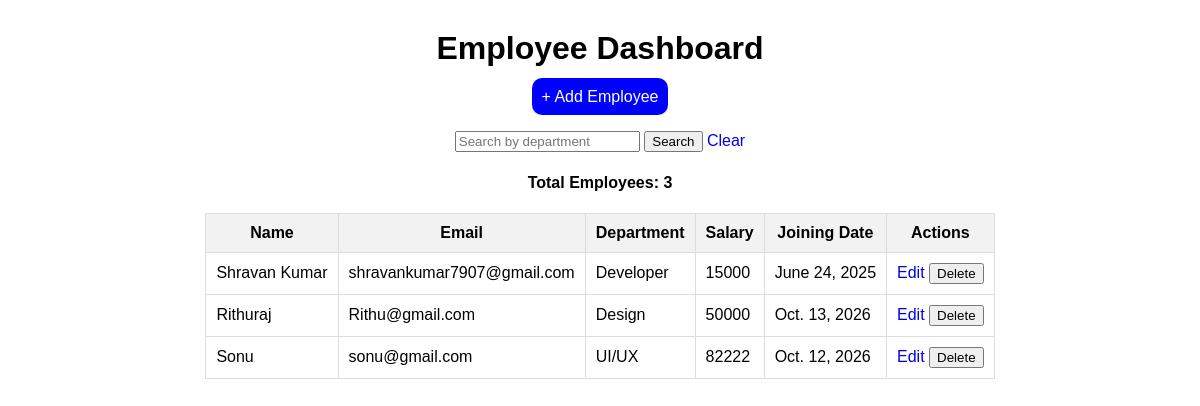
The page / on the database its author committed.
### app/models.py (models this page shows)
class Employee(models.Model):
    name = models.CharField(max_length=100)
    email = models.CharField(unique=True)
    department = models.CharField(max_length=50)
    salary = models.IntegerField()
    joining_date = models.DateField()

### app/views.py (the view)
# urls.py: 2. Add a URL to urlpatterns:  path('', views.home, name='home')
def home(request):
    search = request.GET.get('department', '')
    employees = Employee.objects.all()
    if search:
        employees = employees.filter(department__icontains=search)
    return render(request, 'home.html', {
        'employees': employees,
        'total': employees.count(),
        'search': search
    })

### app/templates/home.html (shortened to what this page needs)
<!DOCTYPE html>
<html lang="en">
<head>
</head>
<body>
<h1>Employee Dashboard</h1>
<div style="text-align: center;">
    <a href="{% url 'add' %}"
       style="background: blue; padding: 10px; border-radius: 10px; color: white;">
       + Add Employee
    </a>
</div>
<form method="GET" class="search">
    <input type="text" name="department"
           placeholder="Search by department"
           value="{{ search }}">
    <button type="submit">Search</button>
    <a href="{% url 'home' %}">Clear</a>
</form>
<h4>Total Employees: {{ total }}</h4>
<table>
    <tr>
        <th>Name</th>
        <th>Email</th>
        <th>Department</th>
        <th>Salary</th>
        <th>Joining Date</th>
        <th>Actions</th>
    </tr>
    {% for emp in employees %}
    <tr>
        <td>{{ emp.name }}</td>
        <td>{{ emp.email }}</td>
        <td>{{ emp.department }}</td>
        <td>{{ emp.salary }}</td>
        <td>{{ emp.joining_date }}</td>
        <td>
            <a href="{% url 'edit' emp.id %}">Edit</a>
            <form action="{% url 'delete' emp.id %}"
                  method="POST" style="display:inline;">
                <button type="submit">Delete</button>
            </form>
        </td>
    </tr>
    {% empty %}
    <tr>
        <td colspan="6">No employees found.</td>
    </tr>
    {% endfor %}
</table>
</body>
</html>

### app/templates/home.html (style rules this page uses)
body { font-family: Arial, sans-serif; margin: 30px; }
h1, h4 { text-align: center; }
a { text-decoration: none; }
table { margin: auto; border-collapse: collapse; }
th, td { padding: 10px; border: 1px solid #ddd; }
th { background: #f2f2f2; }
button { cursor: pointer; }
.search { text-align: center; margin-top: 25px; }

### rows shown on the page
Employee: name "Shravan Kumar", email "shravankumar7907@gmail.com", department "Developer", salary "15000", joining_date "June 24, 2025"
Employee: name "Rithuraj", email "Rithu@gmail.com", department "Design", salary "50000", joining_date "Oct. 13, 2026"
Employee: name "Sonu", email "sonu@gmail.com", department "UI/UX", salary "82222", joining_date "Oct. 12, 2026"

### other values the page prints
{{ total }} "3"
